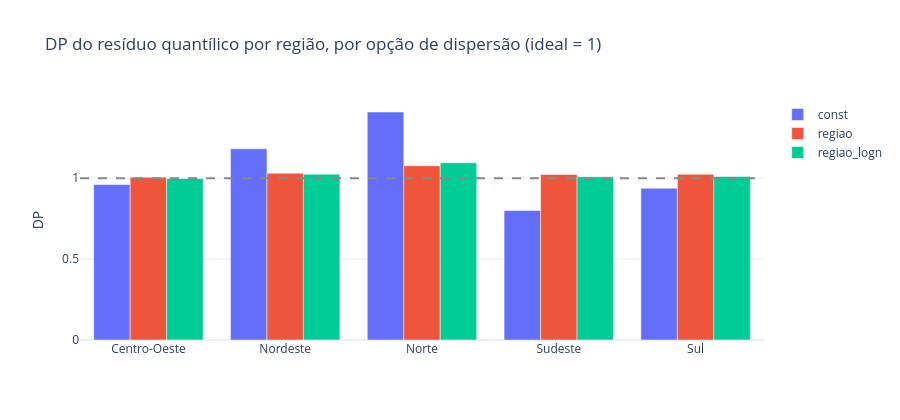

The cell this chart's notebook holds for it:
### Code cell
ESCOLHA14 = DISP_T.sort_values("BIC").iloc[0]["opcao"]
lin = DISP_T.set_index("opcao").loc[ESCOLHA14]
if ESCOLHA14 == "const":
    DISP_OK, MOTIVO14 = False, "const tem o menor BIC; nenhuma dispersão variável escolhida"
else:
    p_ok = bool(lin.LRT_p < 0.01); d_ok = bool(DP14.loc[ESCOLHA14, "max_abs_dp_menos_1"] < DP14.loc["const", "max_abs_dp_menos_1"])
    DISP_OK = p_ok and d_ok
    MOTIVO14 = (f"LRT p={lin.LRT_p:.3g} ({'<' if p_ok else '>='} 0,01); max|DP-1| {DP14.loc['const','max_abs_dp_menos_1']:.3f} (const) -> "
                f"{DP14.loc[ESCOLHA14,'max_abs_dp_menos_1']:.3f} ({ESCOLHA14}) ({'melhora' if d_ok else 'não melhora'})")
DISP = ESCOLHA14 if DISP_OK else "const"
print("escolhida por BIC:", ESCOLHA14, "| aceita:", DISP_OK, "|", MOTIVO14, "| dispersão adotada:", DISP)
fig = go.Figure([go.Bar(name=o, x=REGS, y=DP14.loc[o, REGS].values) for o in OPCOES])
fig.add_hline(y=1, line_dash="dash", line_color="#888")
fig.update_layout(barmode="group", title="DP do resíduo quantílico por região, por opção de dispersão (ideal = 1)", yaxis_title="DP", template="plotly_white", height=420)
G.salvar(fig, FIG / "final_dp_regiao.html"); fig.show()

### Figure 1 — Plotly figure (JSON) as saved in the notebook; plotly's stock layout.template omitted (floating-point values rounded to 4 significant figures)
{"data": [{"name": "const", "type": "bar", "x": ["Centro-Oeste", "Nordeste", "Norte", "Sudeste", "Sul"], "y": [0.9609, 1.182, 1.409, 0.8004, 0.938]}, {"name": "regiao", "type": "bar", "x": ["Centro-Oeste", "Nordeste", "Norte", "Sudeste", "Sul"], "y": [1.006, 1.031, 1.077, 1.023, 1.024]}, {"name": "regiao_logn", "type": "bar", "x": ["Centro-Oeste", "Nordeste", "Norte", "Sudeste", "Sul"], "y": [0.9979, 1.025, 1.095, 1.009, 1.011]}], "layout": {"barmode": "group", "height": 420, "shapes": [{"line": {"color": "#888", "dash": "dash"}, "type": "line", "x0": 0, "x1": 1, "xref": "x domain", "y0": 1, "y1": 1, "yref": "y"}], "title": {"text": "DP do resíduo quantílico por região, por opção de dispersão (ideal = 1)"}, "yaxis": {"title": {"text": "DP"}}}}
